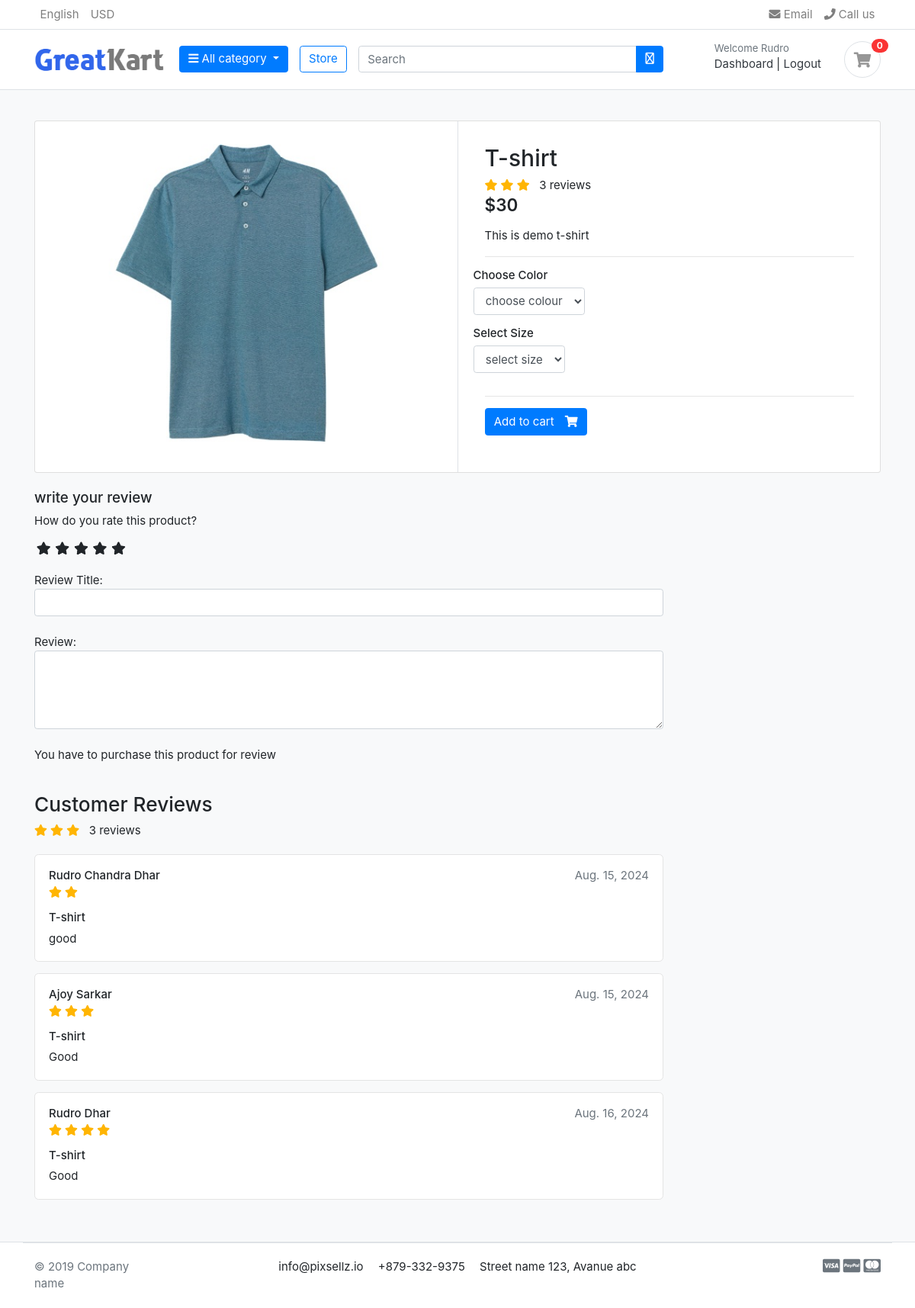
The page /store/category/t-shirt/t-shirt/ (signed in) on the database its author committed.
### account/models.py (models this page shows, shortened)
class Account(AbstractBaseUser):
    first_name = models.CharField(max_length=50)
    last_name = models.CharField(max_length=50)
    username = models.CharField(max_length=20,unique= True)
    email = models.EmailField(max_length=100,unique=True)
    phone_number = models.CharField(max_length=100)
    date_join = models.DateTimeField(auto_now_add=True)
    last_login = models.DateTimeField(auto_now_add=True)
    is_admin = models.BooleanField(default=False)
    is_staff = models.BooleanField(default=False)
    is_active = models.BooleanField(default=False)
    is_superadmin = models.BooleanField(default= False)
    USERNAME_FIELD = 'email'
    REQUIRED_FIELDS = ['username','first_name','last_name',]
    objects = MyAccountManager()
    def full_name(self):
        return f'{self.first_name} {self.last_name}'

### store/models.py (models this page shows, shortened)
class Product(models.Model):
    product_name = models.CharField(max_length=200, unique=True)
    slug = models.SlugField(max_length=200, unique=True)
    description = models.TextField(max_length=500, blank=True)
    price = models.IntegerField()
    image = models.ImageField(upload_to='photos/product')
    stock = models.IntegerField()
    is_avilable = models.BooleanField(default=True)
    category = models.ForeignKey(Category, on_delete=models.CASCADE)
    created_date = models.DateTimeField(auto_now_add= True)
    modified_date = models.DateTimeField(auto_now=True)
    def averageReview(self):
        reviews = ReviewRating.objects.filter(product=self, status=True).aggregate(average=Avg('rating'))
        avg = 0
        if reviews ['average'] is not None:
            avg = float(reviews['average'])
        return avg
    def countReview(self):
        reviews = ReviewRating.objects.filter(product=self, status=True).aggregate(count=Count('id'))
        count = 0
        if reviews ['count'] is not None:
            count = int(reviews['count'])
        return count

class ReviewRating(models.Model):
    product = models.ForeignKey(Product, on_delete=models.CASCADE)
    user = models.ForeignKey(Account, on_delete=models.CASCADE)
    subject = models.CharField(max_length=100, blank=True)
    review = models.TextField(max_length=500, blank=True)
    rating = models.FloatField()
    ip = models.CharField(max_length=20, blank=True)
    status = models.BooleanField(default=True)
    created_at = models.DateTimeField(auto_now_add=True)
    updated_at = models.DateField(auto_now_add=True)

### store/views.py (the view)
# urls.py: path('category/<slug:category_slug>/<slug:product_slug>/', views.product_detail, name='product_detail'),
def product_detail(request,category_slug,product_slug):
    try:
        single_product = Product.objects.get(category__slug = category_slug,slug=product_slug)
        in_cart = CartItem.objects.filter(cart__cart_id = _cart_id(request),product=single_product).exists()
    except Exception as e:
        raise e
    if request.user.is_authenticated:
        try:
            orderproduct = OrderProduct.objects.filter(user=request.user, product_id = single_product.id).exists()
        except OrderProduct.DoesNotExist:
            orderproduct = None
        reviews = ReviewRating.objects.filter(product_id=single_product.id, status = True)
        context = {
            'single_product' : single_product,
            'in_cart'   : in_cart,
            'orderproduct' : orderproduct,
            'reviews' : reviews,
        }
    return render(request,'store/product_detail.html', context)

### templates/store/product_detail.html (shortened to what this page needs)
{% extends "base.html" %}
{% block content %}
{% load static %}
<section class="section-content padding-y bg">
    <div class="container">
    <div class="card">
        <div class="row no-gutters">
            <aside class="col-md-6">
    <article class="gallery-wrap">
        <div class="img-big-wrap">
           <a href="#"><img src="{{single_product.image.url}}"></a>
        </div>
    </article>
            </aside>
            <main class="col-md-6 border-left">
  <form action="{% url 'add_cart' single_product.id %}" method = 'POST'>
    <article class="content-body">
    <h2 class="title">{{single_product.product_name}}</h2>
    <div class="rating-star">
        <span>
            <i class="fas fa-star{% if single_product.averageReview < 0.5 %}-alt{% elif single_product.averageReview >= 0.5 and single_product.averageReview < 1 %}-half-alt {% endif %}"></i>
            <i class="fas fa-star{% if single_product.averageReview < 1.5 %}-alt{% elif single_product.averageReview >= 1.5 and single_product.averageReview < 2 %}-half-alt {% endif %}"></i>
            <i class="fas fa-star{% if single_product.averageReview < 2.5 %}-alt{% elif single_product.averageReview >= 2.5 and single_product.averageReview < 3 %}-half-alt {% endif %}"></i>
        </span><span>{{single_product.countReview}} reviews</span>
    </div>
    <div class="mb-3">
        <var class="price h4">${{single_product.price}}</var>
    </div>
    <p>{{single_product.description}}</p>
    <hr>
        <div class="row">
            <div class="item-option-select">
                <h6>Choose Color</h6>
                <select name="colour" label class="form-control" required>
                <option value="" disabled selected>choose colour</option>
                </select>
            </div>
        </div>
        <div class="row">
            <div class="item-option-select">
                <h6>Select Size</h6>
                <select name="size" class="form-control">
                <option value="" disabled selected>select size</option>
                </select>
            </div>
        </div>
        <hr>
        {% if single_product.stock <= 0 %}
          <h5 class="text-danger">Out of stock</h5>
        {% else %}
          {% if in_cart %}
          <button type='submit' class="btn  btn-primary"> <span class="text">Add to cart</span> <i class="fas fa-shopping-cart"></i></button>
          <a href="{% url "cart" %}" class="btn  btn-outline-primary"> <span class="text">View Cart</span> <i class="fas fa-eye"></i></a>
          {% else %}
            <button type='submit' class="btn  btn-primary"> <span class="text">Add to cart</span> <i class="fas fa-shopping-cart"></i></button>
          {% endif %}
        {% endif %}
    </article>
  </form>
            </main>
        </div>
    </div>
    <br>
    <div class="row">
                <div class="col-md-9">
        <form action="{% url "submit_review" single_product.id %}" method="POST">
            <h5>write your review</h5>
            <div>
                <label for="">How do you rate this product?</label>
                <br>
                <div class="rate">
                    <input type="radio" id="rating10" name="rating" value="5" required><label for="rating10" title="5"></label>
                    <input type="radio" id="rating8" name="rating" value="4" required><label for="rating8" title="4"></label>
                    <input type="radio" id="rating6" name="rating" value="3" required><label for="rating6" title="3"></label>
                    <input type="radio" id="rating4" name="rating" value="2" required><label for="rating4" title="2"></label>
                    <input type="radio" id="rating2" name="rating" value="1" required><label for="rating2" title="1"></label>
                </div>
<br>
                Review Title:
                <input type="text" class="form-control" name="subject">
                <br>
                Review:
                <textarea name="review" rows='4' id="" class="form-control"></textarea>
                <br>
                {% if user.is_authenticated %}
                    {% if orderproduct %}
                        <input type="submit" value="Submit" class="btn btn-primary">
                    {% else %}
                        <p>You have to purchase this product for review </p>
                    {% endif %}
                {% else %}
                <p>You have to must be loged in to post a review <span><a href="{% url "login" %}">Login Now</a></span></p>
                {% endif %}
            </div>
        </form>
        <br>
        <header class="section-heading">
            <h3>Customer Reviews </h3>
            <div class="rating-star">
                <span>
                    <i class="fas fa-star{% if single_product.averageReview < 0.5 %}-alt{% elif single_product.averageReview >= 0.5 and single_product.averageReview < 1 %}-half-alt {% endif %}"></i>
                    <i class="fas fa-star{% if single_product.averageReview < 1.5 %}-alt{% elif single_product.averageReview >= 1.5 and single_product.averageReview < 2 %}-half-alt {% endif %}"></i>
                    <i class="fas fa-star{% if single_product.averageReview < 2.5 %}-alt{% elif single_product.averageReview >= 2.5 and single_product.averageReview < 3 %}-half-alt {% endif %}"></i>
                    <span>{{single_product.countReview}} reviews</span>
                </span>
            </div>
        </header>
        {% for review in reviews  %}
            <article class="box mb-3">
                <div class="icontext w-100">
                    <div class="text">
                        <span class="date text-muted float-md-right">{{review.updated_at}}</span>
                        <h6 class="mb-1">{{review.user.full_name}}</h6>
                        <div class="rating-star">
                            <span>
                                <i class="fas fa-star{% if review.rating == 0.5 %}-half-alt{% elif review.rating < 1 %}-alt {% endif %}"></i>
                                <i class="fas fa-star{% if review.rating == 1.5 %}-half-alt{% elif review.rating < 2 %}-alt {% endif %}"></i>
                                <i class="fas fa-star{% if review.rating == 2.5 %}-half-alt{% elif review.rating < 3 %}-alt {% endif %}"></i>
                                <i class="fas fa-star{% if review.rating == 3.5 %}-half-alt{% elif review.rating < 4 %}-alt {% endif %}"></i>
                            </span>
                        </div>
                    </div>
                </div>
                <div class="mt-3">
                    <h6>{{review.subject}}</h6>
                    <p>
                        {{review.review}}
                    </p>
                </div>
            </article>
        {% endfor %}
        </div>
    </div>
    </div>
    </section>
{% endblock content %}

### templates/partials/_header.html (shortened to what this page needs)
{% load static %}
<header class="section-header">
	<nav class="navbar p-md-0 navbar-expand-sm navbar-light border-bottom">
	<div class="container">
	  <div class="collapse navbar-collapse" id="navbarTop4">
		<ul class="navbar-nav mr-auto">
			<li class="nav-item dropdown">
				 <a href="#" class="nav-link"> English </a>
			</li>
			<li class="nav-item dropdown">
				<a href="#" class="nav-link"> USD </a>
			</li>
		</ul>
		<ul class="navbar-nav">
			<li><a href="#" class="nav-link"> <i class="fa fa-envelope"></i> Email </a></li>
			<li><a href="#" class="nav-link"> <i class="fa fa-phone"></i> Call us </a></li>
		</ul>
	  </div>
	</div>
	</nav>
	<section class="header-main border-bottom">
		<div class="container">
	<div class="row align-items-center">
		<div class="col-lg-2 col-md-3 col-6">
			<a href="{% url "home" %}" class="brand-wrap">
				<img class="logo" src="{% static "images/logo.png" %}">
			</a>
		</div>
		<div class="col-lg col-sm col-md col-6 flex-grow-0">
			<div class="dropdown category-wrap d-inline-block float-right">
				<button type="button" class="btn btn-primary dropdown-toggle" data-toggle="dropdown">
					<i class="fa fa-bars"></i> All category
				</button>
			</div>
		</div>
		<a href="{% url "store" %}" class="btn btn-outline-primary">Store</a>
		<div class="col-lg  col-md-6 col-sm-12 col">
			<form action="{% url "search" %}" class="search" method="GET">
				<div class="input-group w-100">
					<input type="text" class="form-control" style="width:60%;" placeholder="Search" name="keyword">
					<div class="input-group-append">
					  <button class="btn btn-primary" type="submit">
						<i class="fa-regular fa-magnifying-glass"></i>
					  </button>
					</div>
				</div>
			</form>
		</div>
		<div class="col-lg-3 col-sm-6 col-8 order-2 order-lg-3">
					<div class="d-flex justify-content-end mb-3 mb-lg-0">
						{% if user.id is None %}
						<div class="widget-header">
							<small class="title text-muted">Welcome guest!</small>
							<div>
								<a href="{% url "login" %}">Sign in</a> <span class="dark-transp"> | </span>
								<a href="{% url "register" %}"> Register</a>
							</div>
						</div>
						{% else %}
						<div class="widget-header">
							<small class="title text-muted">Welcome {{user.first_name}}</small>
							<div>
								<a href="{% url "dashboard" %}">Dashboard</a> <span class="dark-transp"> | </span>
								<a href="{% url "logout" %}"> Logout </a>
							</div>
						</div>
						{% endif %}
						<a href="{% url "cart" %}" class="widget-header pl-3 ml-3">
							<div class="icon icon-sm rounded-circle border"><i class="fa fa-shopping-cart"></i></div>
							<span class="badge badge-pill badge-danger notify">{{cart_count}}</span>
						</a>
					</div>
				</div>
	</div>
		</div>
	</section>
	</header>

### rows shown on the page
Account: first_name "Rudro"
Product: image (picture), product_name "T-shirt", countReview "3", price "30", description "This is demo t-shirt"
ReviewRating: updated_at "Aug. 15, 2024", user.full_name "Rudro Chandra Dhar", rating 2 (drawn), subject "T-shirt", review "good"
ReviewRating: updated_at "Aug. 15, 2024", user.full_name "Ajoy Sarkar", rating 3 (drawn), subject "T-shirt", review "Good"
ReviewRating: updated_at "Aug. 16, 2024", user.full_name "Rudro Dhar", rating 4 (drawn), subject "T-shirt", review "Good"

### other values the page prints
{{ cart_count }} "0"
